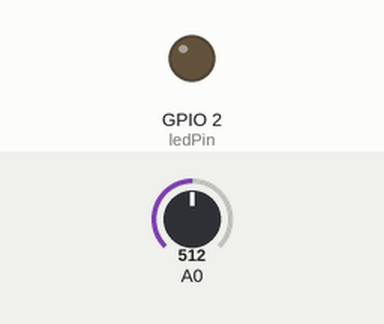
Simulated run of this sketch. Board: ESP8266 (NodeMCU). On the bench: output pins drawn as LEDs (lit = HIGH). Inputs (shaded band) come from the test bench; at power-on: A0 = 512. WiFi joins after 1.5 s; servers stay silent unless stated; uploads are accepted with an empty reply; what the sketch prints to the serial monitor is not drawn.

Above: at 0.1 s.
At 1.6 s:
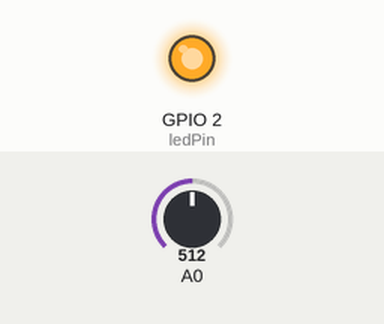
Timing chart, 0 to 3.1 s (numbered marks = the images above):
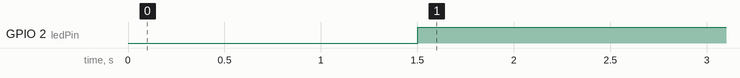

Measured:
- by itself, GPIO 2 (ledPin): LOW → HIGH at 1.5 s

The sketch:

ModuloIluminacion.ino
```cpp
#include <ESP8266HTTPClient.h>
#include <ESP8266WiFiMulti.h>
#include <WiFiClient.h>

// Se definen las credenciales de red
const char* ssid ="";
const char* password ="";
WiFiClient client;

int ledPin = 2; // Pin de referencia al led en la esp8266

int ldrPin = 0; // LDR en el pin analogico 0


int ldrValue = 0; //inicializacion de la variable que almacenara la lectura


void setup() {

  Serial.begin(9600);
  pinMode(ledPin,OUTPUT);

  WiFi.begin(ssid, password);
  Serial.print("Conectando...");
  while (WiFi.status()!= WL_CONNECTED) {
    delay(500);
    Serial.print(".");
  }
  Serial.println("Conexión OK!");
  Serial.print("IP Local: ");
  Serial.println(WiFi.localIP());

}


void loop() {

  ldrValue = analogRead(ldrPin); //se hace la lectura por el pin analogico 0

  Serial.println(ldrValue); //se imprime el valor en monitor

  // condición para encender el led dependiendo de la intensidad de luz leída

  if (ldrValue >= 100){

    digitalWrite(ledPin,HIGH);

  }

  else {

    digitalWrite(ledPin,LOW);

  }

  delay(750);
  EnvioDatos();

}

void EnvioDatos(){
  if (WiFi.status() == WL_CONNECTED){
     HTTPClient http;  //se crea el objeto http
     int datoRedondeado = map(ldrValue, 0, 1050, 0, 100);
     String datos_a_enviar = "iluminacionm3=" + String(datoRedondeado);

     http.begin(client,"");
     http.addHeader("Content-Type", "application/x-www-form-urlencoded"); // defino texto plano..

     int codigo_respuesta = http.POST(datos_a_enviar);

     if (codigo_respuesta>0){
      Serial.println("Código HTTP: "+ String(codigo_respuesta));
        if (codigo_respuesta == 200){
          String cuerpo_respuesta = http.getString();
          Serial.println("El servidor respondió: ");
          Serial.println(cuerpo_respuesta);
        }
     } else {
        Serial.print("Error enviado POST, código: ");
        Serial.println(codigo_respuesta);
     }

       http.end();  //se libera recursos recursos

  } else {
     Serial.println("Error en la conexion WIFI");
  }
  delay(3000); //espera 3s
}
```
